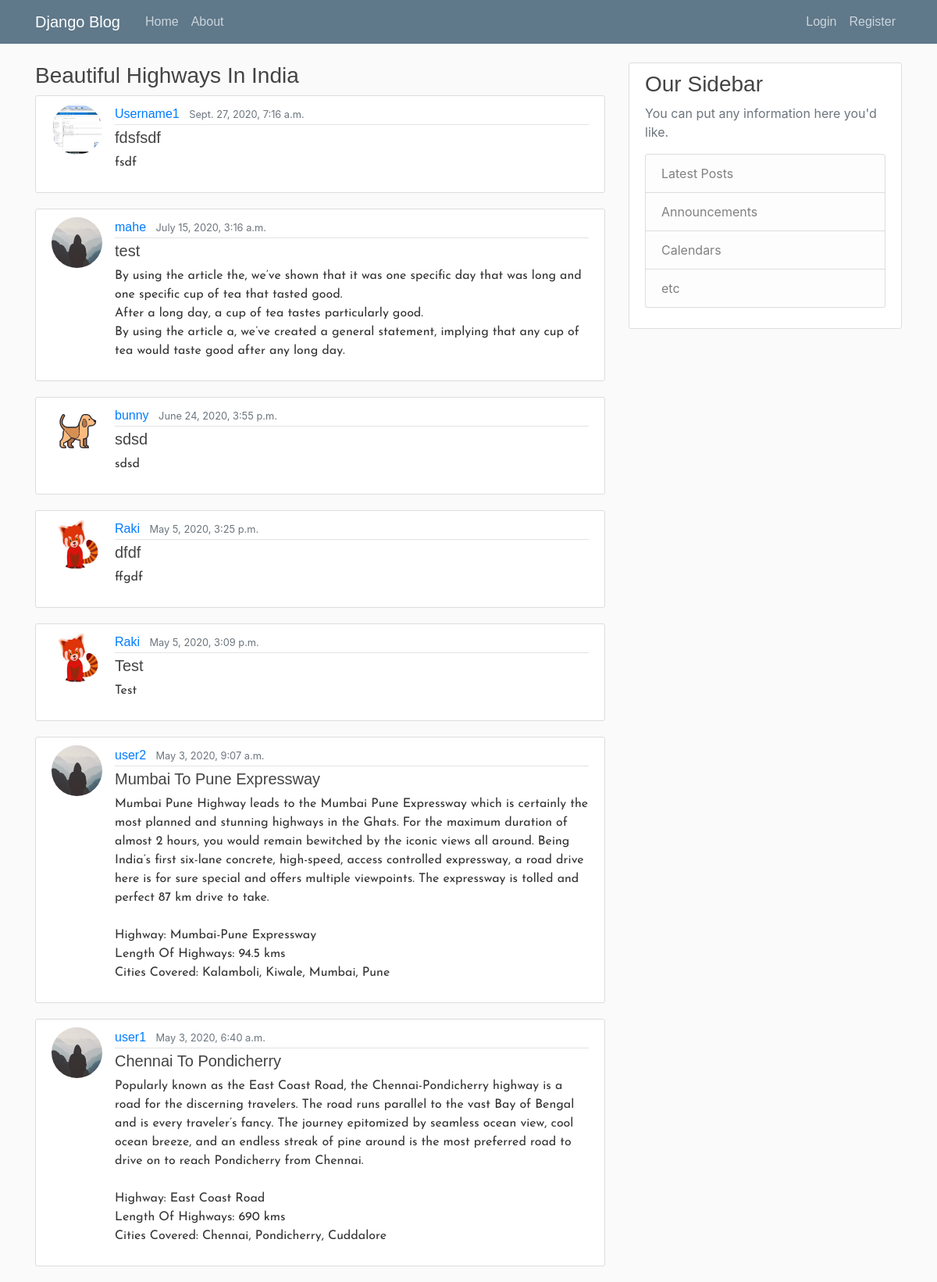
The page / on the database its author committed.
### blog/models.py (models this page shows, shortened)
class Post(models.Model):
    title = models.CharField(max_length=100)
    content = models.TextField()
    date_posted = models.DateTimeField(default = timezone.now)
    author = models.ForeignKey(User, on_delete= models.CASCADE)
    image = models.ImageField(default='default.jpg', upload_to='profile_pics')

### users/models.py (models this page shows, shortened)
class Profile(models.Model):
    user = models.OneToOneField(User, on_delete=models.CASCADE)
    image = models.ImageField(default='default.jpg', upload_to='profile_pics')

### blog/views.py (the view)
# urls.py: path('', PostListView.as_view(), name='blog-home'),
class PostListView(ListView):
    model = Post
    template_name = 'blog/home.html'
    context_object_name = 'posts'
    ordering = ['-date_posted']

### blog/templates/blog/home.html
{% extends "blog/base.html" %}
{% block content %}
<h3>Beautiful Highways In India</h3>
    {% for post in posts %}
        <article class="media content-section">
          <img class = "rounded-circle article-img" src="{{post.author.profile.image.url}}" alt="">
          <div class="media-body">
            <div class="article-metadata">
              <a class="mr-2" href="#">{{ post.author }}</a>
              <small class="text-muted">{{ post.date_posted }}</small>
            </div>
            <h5><a class="article-title" href="{% url 'post-detail' post.id%}">{{ post.title }}</a></h5>
            <p class="article-content">{{ post.content }}</p>
          </div>
        </article>
    {% endfor %}
{% endblock content %}

### blog/templates/blog/base.html (shortened to what this page needs)
{% load static %}
<!DOCTYPE html>
<html>
<head>
    <link rel="stylesheet" href="https://maxcdn.bootstrapcdn.com/bootstrap/4.0.0/css/bootstrap.min.css">
    <link rel="stylesheet" type="text/css" href="{% static 'blog/main.css' %}">
</head>
<body>
    <header class="site-header">
      <nav class="navbar navbar-expand-md navbar-dark bg-steel fixed-top">
        <div class="container">
          <a class="navbar-brand mr-4" href="{% url 'blog-home' %}">Django Blog</a>
          <div class="collapse navbar-collapse" id="navbarToggle">
            <div class="navbar-nav mr-auto">
              <a class="nav-item nav-link" href="{% url 'blog-home' %}">Home</a>
              <a class="nav-item nav-link" href="{% url 'blog-about' %}">About</a>
            </div>
            <div class="navbar-nav">
              {% if user.is_authenticated %}
                <a class="nav-item nav-link" href="{% url 'post-create' %}">New Post</a>
                <a class="nav-item nav-link" href="{% url 'profile' %}">Profile</a>
                <a class="nav-item nav-link" href="{% url 'logout' %}">Logout</a>
              {% else %}
                <a class="nav-item nav-link" href="{% url 'login' %}">Login</a>
                <a class="nav-item nav-link" href="{% url 'register' %}">Register</a>
              {% endif %}
            </div>
          </div>
        </div>
      </nav>
    </header>
    <main role="main" class="container">
      <div class="row">
        <div class="col-md-8">
          {% block content %}
          {% endblock %}
        </div>
        <div class="col-md-4">
          <div class="content-section">
            <h3>Our Sidebar</h3>
            <p class='text-muted'>You can put any information here you'd like.
              <ul class="list-group">
                <li class="list-group-item list-group-item-light">Latest Posts</li>
                <li class="list-group-item list-group-item-light">Announcements</li>
                <li class="list-group-item list-group-item-light">Calendars</li>
                <li class="list-group-item list-group-item-light">etc</li>
              </ul>
            </p>
          </div>
        </div>
      </div>
    </main>
</body>
</html>

### blog/static/blog/main.css (style rules this page uses)
body { background: #fafafa; color: #333333; margin-top: 5rem; }
h1, h2, h3, h4, h5, h6 { color: #444444; font-family: cursive, Helvetica, sans-serif; }
ul { margin: 0; }
.bg-steel { background-color: #5f788a; }
.site-header .navbar-nav .nav-link { color: #cbd5db; }
.content-section { background: #ffffff; padding: 10px 20px; border: 1px solid #dddddd; border-radius: 3px; margin-bottom: 20px; }
.article-title { color: #444444; }
.article-content { white-space: pre-line; }
.article-img { height: 65px; width: 65px; margin-right: 16px; }
.article-metadata { padding-bottom: 1px; margin-bottom: 4px; border-bottom: 1px solid #e3e3e3 }
a { font-family: cursive, Helvetica, sans-serif; }
p.article-content { font-family: 'Josefin Sans', sans-serif; }

### rows shown on the page
Post: author.profile.image (picture), author "Username1", date_posted "Sept. 27, 2020, 7:16 a.m.", title "fdsfsdf", content "fsdf"
Post: author.profile.image (placeholder picture), author "mahe", date_posted "July 15, 2020, 3:16 a.m.", title "test", content "By using the article the, we’ve shown that it was one specific day that was long and one specific cup of tea that tasted good. After a long day, a cup of tea tastes particularly good. By using the article a, we’ve created a general statement, implying that any cup of tea would taste good after any long day."
Post: author.profile.image (picture), author "bunny", date_posted "June 24, 2020, 3:55 p.m.", title "sdsd", content "sdsd"
Post: author.profile.image (picture), author "Raki", date_posted "May 5, 2020, 3:25 p.m.", title "dfdf", content "ffgdf"
Post: author.profile.image (picture), author "Raki", date_posted "May 5, 2020, 3:09 p.m.", title "Test", content "Test"
Post: author.profile.image (placeholder picture), author "user2", date_posted "May 3, 2020, 9:07 a.m.", title "Mumbai To Pune Expressway", content "Mumbai Pune Highway leads to the Mumbai Pune Expressway which is certainly the most planned and stunning highways in the Ghats. For the maximum duration of almost 2 hours, you would remain bewitched by the iconic views all around. Being India’s first six-lane concrete, high-speed, access controlled expressway, a road drive here is for sure special and offers multiple viewpoints. The expressway is tolled and perfect 87 km drive to take. Highway: Mumbai-Pune Expressway Length Of Highways: 94.5 kms Cities Covered: Kalamboli, Kiwale, Mumbai, Pune"
Post: author.profile.image (placeholder picture), author "user1", date_posted "May 3, 2020, 6:40 a.m.", title "Chennai To Pondicherry", content "Popularly known as the East Coast Road, the Chennai-Pondicherry highway is a road for the discerning travelers. The road runs parallel to the vast Bay of Bengal and is every traveler’s fancy. The journey epitomized by seamless ocean view, cool ocean breeze, and an endless streak of pine around is the most preferred road to drive on to reach Pondicherry from Chennai. Highway: East Coast Road Length Of Highways: 690 kms Cities Covered: Chennai, Pondicherry, Cuddalore"
